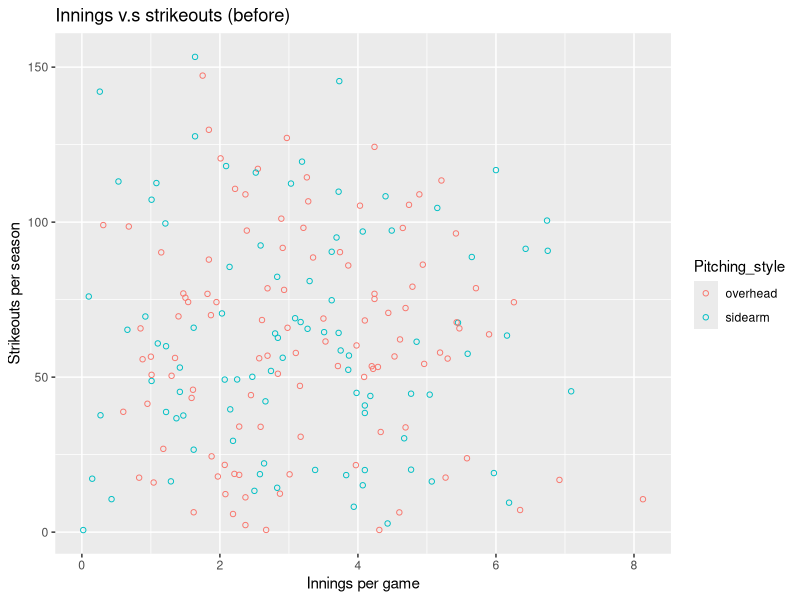
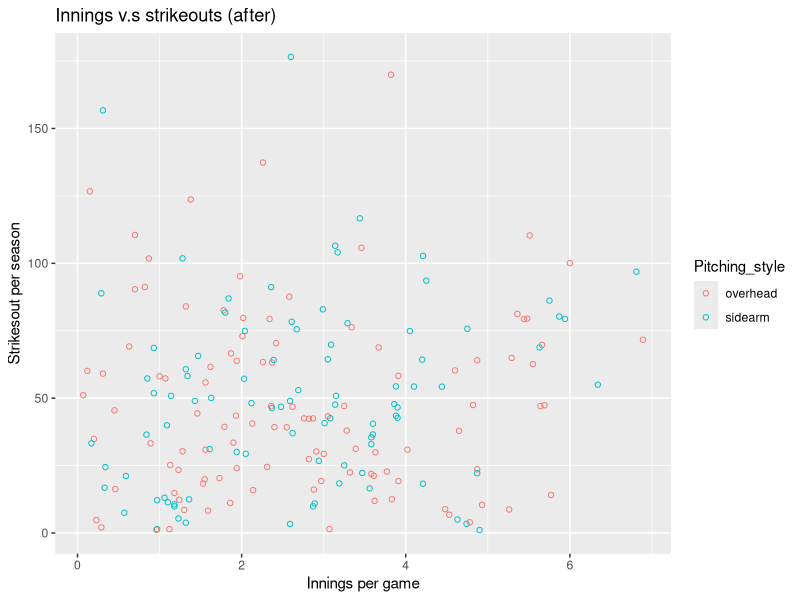
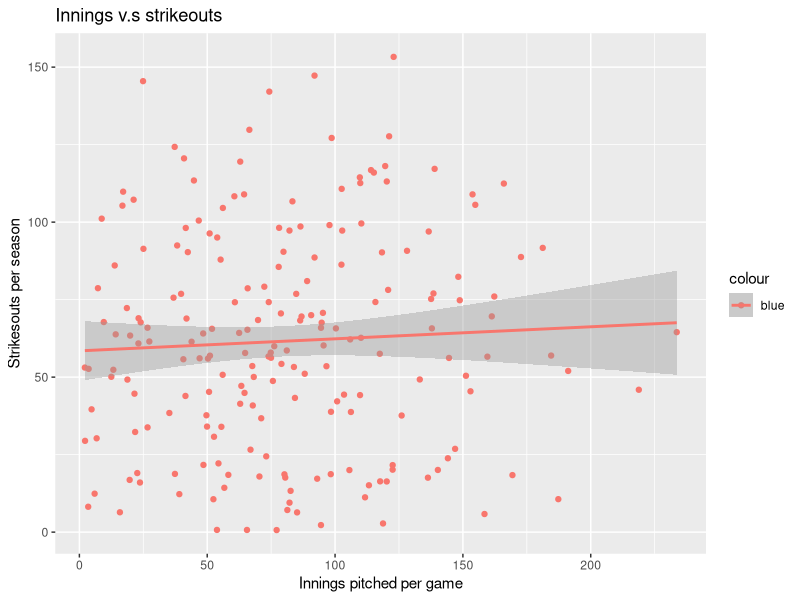
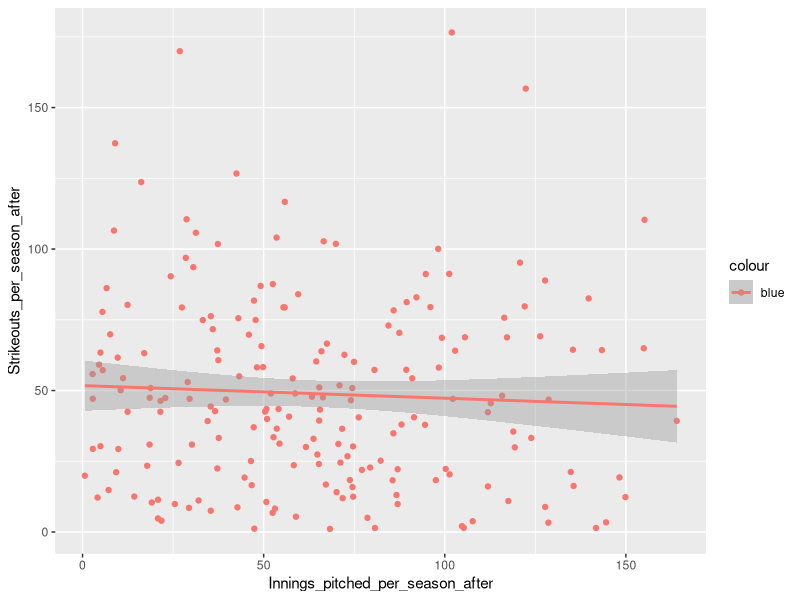

Recreate these plots in R, in order. (Note: this script raises an error after producing the figures.)
library(ggplot2)
generatedata <- function(N){
  age <- round(rnorm(N,mean = 28.4, sd = 4.3))
  bodymassindex <- round(rnorm(N, mean = 27.1, sd = 4),2)
  Total_year_played <- round(rnorm(N, mean = 5.6, sd = 2))
  Year_of_surgery <-  sample(c(2013,2014,2015),N, replace = TRUE)
  Age_surgery <- sample(c(23,24,25),N, replace = TRUE)        
  Years_after_surgery <- sample(c(2016,2017),N, replace = TRUE)      
  Months_surgery_throwing <- round(rnorm(N, mean = 11, sd = 2),2)  
  Months_pitching <- abs(round(rnorm(N, mean = 20.5, sd = 9.72),2))  
  Pitching_style <-  sample(c('overhead','sidearm'),N , replace = TRUE) #0 overhead 1 sidearm
  Pitching_position <- sample(c('starter', 'middle reliever', 'closer'),N, replace = TRUE) #0 starter 1 middle reliever 2 closer
  Side_of_injury <- sample(c('right', 'left'),N, replace = TRUE) #0 right #1 left
  Strikeouts_per_season_before <- abs(round(rnorm(N, mean = 58.2 , sd = 36.9),2))  
  Games_played_per_season_before <- abs(round(rnorm(N, mean = 27.3 , sd = 15.2),2)) 
  Innings_pitched_per_game_before <- abs(round(rnorm(N, mean = 3.27 , sd = 2.13),2))
  Innings_pitched_per_season_before <- abs(round(rnorm(N, mean = 77.4 , sd = 51.7),2)) 
  Hits_allowed_per_season_before <- abs(round(rnorm(N, mean = 77.1 , sd = 51.5),2)) 
  Wins_per_season_before <- abs(round(rnorm(N, mean = 4.46 , sd = 3.38),2)) 
  Losses_per_season_before <- abs(round(rnorm(N, mean = 4.40 , sd = 3.05),2))
  ERA_per_season_before <- abs(round(rnorm(N, mean = 5.67 , sd = 4.01),2))
  Complete_games_per_season_before <- abs(round(rnorm(N, mean = 0.525 , sd = 0.985),2))
  Shutouts_per_season_before <- abs(round(rnorm(N, mean = 0.198 , sd = 0.426),2))
  Runs_allowed_per_season_before <- abs(round(rnorm(N, mean = 39.4 , sd = 26.0),2))
  Home_runs_allowed_per_season_before <- abs(round(rnorm(N, mean = 8.73 , sd = 6.07),2))
  Walks_allowed_per_season_before <- abs(round(rnorm(N, mean = 30.3 , sd = 19.8),2))
  Strikeouts_per_season_after <- abs(round(rnorm(N, mean = 45.6 , sd = 38.0),2))  
  Game_played_after_surgery_after <- abs(round(rnorm(N, mean = 27.1 , sd = 16.7),2))
  Innings_pitched_per_game_after <- abs(round(rnorm(N, mean = 2.67 , sd = 1.91),2))
  Innings_pitched_per_season_after <- abs(round(rnorm(N, mean = 58.7 , sd = 47.2),2)) 
  Hits_allowed_per_season_after <- abs(round(rnorm(N, mean = 57.8 , sd = 47.4),2))
  Wins_per_season_after <- abs(round(rnorm(N, mean = 3.33 , sd = 3.1),2))
  Losses_per_season_after <- abs(round(rnorm(N, mean = 3.08 , sd = 2.72),2))
  ERA_per_season_after <- abs(round(rnorm(N, mean = 4.18 , sd = 1.36),2))
  Complete_games_per_season_after <- abs(round(rnorm(N, mean = 0.224 , sd = 0.529),2))
  Shutouts_per_season_after <- abs(round(rnorm(N, mean = 0.091 , sd = 0.247),2))
  Runs_allowed_per_season_after <- abs(round(rnorm(N, mean = 30.2 , sd = 23.5),2))
  Home_runs_allowed_per_season_after <- abs(round(rnorm(N, mean = 6.7 , sd = 5.21),2))
  Walks_allowed_per_season <- abs(round(rnorm(N, mean = 21.6 , sd = 15.7),2))
  data.frame(age,bodymassindex,Total_year_played,Year_of_surgery,Age_surgery,Years_after_surgery,Months_surgery_throwing,
             Months_pitching,Pitching_style,Pitching_position,Side_of_injury,Strikeouts_per_season_before,
             Games_played_per_season_before,Innings_pitched_per_game_before,Innings_pitched_per_season_before,Hits_allowed_per_season_before,
             Wins_per_season_before,Losses_per_season_before,ERA_per_season_before,Complete_games_per_season_before,
             Shutouts_per_season_before,Runs_allowed_per_season_before,Home_runs_allowed_per_season_before,Walks_allowed_per_season_before,
             Strikeouts_per_season_after,Game_played_after_surgery_after,Innings_pitched_per_game_after,Innings_pitched_per_season_after,Hits_allowed_per_season_after,
             Wins_per_season_after,Losses_per_season_after,ERA_per_season_after,Complete_games_per_season_after,Shutouts_per_season_after,
             Runs_allowed_per_season_after,Home_runs_allowed_per_season_after,Walks_allowed_per_season)
}


set.seed(123)
tjdataset <- generatedata(200)

tjdatasetfit <- tjdataset

ggplot(tjdataset, aes(x = Innings_pitched_per_game_before, y = Strikeouts_per_season_before, color = Pitching_style))+
  geom_point(shape=1)+
  ggtitle("Innings v.s strikeouts (before)") +
  labs(x="Innings per game",y="Strikeouts per season") 

ggplot(tjdataset, aes(x = Innings_pitched_per_game_after, y = Strikeouts_per_season_after, color = Pitching_style))+
  geom_point(shape=1)+
  ggtitle("Innings v.s strikeouts (after)") +
  labs(x="Innings per game",y="Strikesout per season") 

ggplot(tjdataset, aes(x = Innings_pitched_per_season_before, y = Strikeouts_per_season_before, colour = 'blue')) + 
  geom_point() + geom_smooth(method = "lm")+
  ggtitle("Innings v.s strikeouts") +
  labs(x="Innings pitched per game",y="Strikesouts per season")
    
  ggplot(tjdataset, aes(x = Innings_pitched_per_season_after, y = Strikeouts_per_season_after, colour = 'blue')) + 
    geom_point() + geom_smooth(method = "lm")
    
    geom_point(aes(x = Innings_pitched_per_season_after, y = Strikeouts_per_season_after, colour = 'red')) +
    ggtitle("Innings v.s strikeouts") +
    labs(x="Innings pitched per game",y="Strikesouts per season") 

#######inning v.s hits
ggplot(tjdataset) + 
  geom_point(aes(x = Innings_pitched_per_season_before, y = Hits_allowed_per_season_before, colour = "9999CC")) + 
  geom_point(aes(x = Innings_pitched_per_season_after, y = Hits_allowed_per_season_after, colour = "CC6666")) +
  ggtitle("Innings v.s Hits") +
  labs(x="Innings pitched per game",y="Hits allowed per season") +
  scale_color_discrete(name ="Tommy Surgey", 
                       labels=c("before", "after"))  

######inning v.s strikeouts
ggplot(tjdataset) + 
  geom_point(aes(x = Innings_pitched_per_season_before, y = Strikeouts_per_season_before,colour = '9999CC')) + 
  geom_point(aes(x = Innings_pitched_per_season_after, y = Strikeouts_per_season_after,colour = 'CC6666')) +
  ggtitle("Innings v.s Strikeouts") +
  labs(x="Innings pitched per game",y="Strikeouts allowed per season") +
  scale_color_discrete(name ="Tommy Surgey", 
                       labels=c("before", "after"))  

tjdatasetfit$Pitching_style <- ifelse(tjdatasetfit$Pitching_style == 'overhead',0,1)
tjdatasetfit$Pitching_position <- ifelse(tjdatasetfit$Pitching_position == 'starter',0,(ifelse(tjdataset$Pitching_position == 'middle reliever' ,1,2)))
tjdatasetfit$Side_of_injury <- ifelse(tjdatasetfit$Side_of_injury == 'right',0,1)


pitching_style_subset_before <- tjdataset[12:24]
cor(tjdataset$Pitching_style,pitching_style_subset_before)
cor(tjdataset$Pitching_position,pitching_style_subset_before)
cor(tjdataset$Side_of_injury,pitching_style_subset_before)

pitching_style_subset_after <- tjdataset[25:37]
cor(tjdataset$Pitching_style,pitching_style_subset_after)
cor(tjdataset$Pitching_position,pitching_style_subset_after)
cor(tjdataset$Side_of_injury,pitching_style_subset_after)

### t test
t.test(tjdataset$Innings_pitched_per_season_before,tjdataset$Innings_pitched_per_season_after)
t.test(tjdataset$Complete_games_per_season_before,tjdataset$Complete_games_per_season_after)
t.test(tjdataset$Runs_allowed_per_season_before,tjdataset$Runs_allowed_per_season_after)


ggplot(tjdataset) + 
  geom_point(aes(x = age, y = Innings_pitched_per_season_after,color = Pitching_style))

#### Pitching_style model
fit_pitching_style_after_all <- lm(tjdataset$Pitching_style ~ tjdataset$Innings_pitched_per_season_after + tjdataset$Losses_per_season_after + tjdataset$Runs_allowed_per_season_after, data = tjdataset)
summary(fit_pitching_style_after_all)
plot(fit_pitching_style_after_all)

fit_pitching_style_after_loss_runs<- lm(tjdataset$Pitching_style ~ tjdataset$Losses_per_season_after + tjdataset$Runs_allowed_per_season_after, data = tjdataset)
summary(fit_pitching_style_after_loss_runs)

fit_pitching_style_after_inn_runs <- lm(tjdataset$Pitching_style ~ tjdataset$Innings_pitched_per_season_after + tjdataset$Runs_allowed_per_season_after, data = tjdataset)
summary(fit_pitching_style_after_inn_runs)

fit_pitching_style_after_inn <- lm(tjdataset$Pitching_style ~ tjdataset$Innings_pitched_per_season_after, data = tjdataset)
summary(fit_pitching_style_after_inn)


#### Pitching_position model
fit_pitching_position_after_all <- lm(tjdataset$Pitching_position ~ tjdataset$Innings_pitched_per_season_after + tjdataset$Losses_per_season_after + tjdataset$Runs_allowed_per_season_after, data = tjdataset)
summary(fit_pitching_position_after_all)

fit_pitching_position_after_loss_runs <- lm(tjdataset$Pitching_style ~ tjdataset$Losses_per_season_after + tjdataset$Runs_allowed_per_season_after, data = tjdataset)
summary(fit_pitching_position_after_loss_runs)

fit_pitching_position_after_runs <- lm(tjdataset$Pitching_style ~ tjdataset$Runs_allowed_per_season_after, data = tjdataset)
summary(fit_pitching_position_after_runs)

### Side_of_injury model
fit_side_injury_after_all <- lm(tjdataset$Side_of_injury ~ tjdataset$Innings_pitched_per_season_after + tjdataset$Losses_per_season_after + tjdataset$Runs_allowed_per_season_after, data = tjdataset)
summary(fit_side_injury_after_all)

fit_side_injury_after_loss_runs <- lm(tjdataset$Side_of_injury ~ tjdataset$Losses_per_season_after + tjdataset$Runs_allowed_per_season_after, data = tjdataset)
summary(fit_side_injury_after_loss_runs)

fit_side_injury_after_loss <- lm(tjdataset$Side_of_injury ~ tjdataset$Runs_allowed_per_season_after , data = tjdataset)
summary(fit_side_injury_after_loss)


